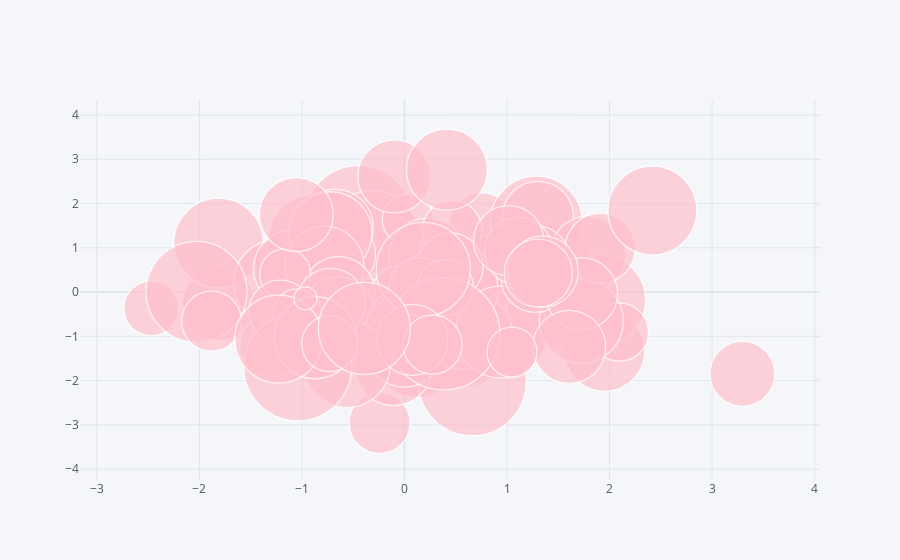

Write notebook code for a chart like this one.
### Code cell
df.iplot(kind='bubble',x='A',y='B',size='C', color='pink')

### Figure 1 — Plotly figure (JSON) as saved in the notebook; plotly's stock layout.template omitted (floating-point values rounded to 4 significant figures)
{"data": [{"marker": {"color": ["pink", "pink", "pink", "pink", "pink", "pink", "pink", "pink", "pink", "pink", "pink", "pink", "pink", "pink", "pink", "pink", "pink", "pink", "pink", "pink", "pink", "pink", "pink", "pink", "pink", "pink", "pink", "pink", "pink", "pink", "pink", "pink", "pink", "pink", "pink", "pink", "pink", "pink", "pink", "pink", "pink", "pink", "pink", "pink", "pink", "pink", "pink", "pink", "pink", "pink", "pink", "pink", "pink", "pink", "pink", "pink", "pink", "pink", "pink", "pink", "pink", "pink", "pink", "pink", "pink", "pink", "pink", "pink", "pink", "pink", "pink", "pink", "pink", "pink", "pink", "pink", "pink", "pink", "pink", "pink", "pink", "pink", "pink", "pink", "pink", "pink", "pink", "pink", "pink", "pink", "pink", "pink", "pink", "pink", "pink", "pink", "pink", "pink", "pink", "pink"], "line": {"width": 1.3}, "size": [82, 92, 91, 12, 75, 108, 69, 74, 66, 38, 88, 110, 97, 106, 73, 91, 57, 77, 109, 91, 75, 70, 56, 92, 62, 51, 90, 84, 81, 55, 53, 71, 64, 53, 81, 61, 84, 76, 89, 77, 69, 72, 76, 78, 58, 71, 35, 76, 81, 61, 101, 83, 54, 79, 95, 81, 72, 75, 79, 51, 63, 69, 92, 58, 72, 84, 39, 69, 73, 60, 70, 65, 66, 72, 54, 87, 69, 89, 68, 73, 48, 60, 70, 108, 63, 56, 112, 71, 94, 82, 81, 71, 88, 50, 59, 56, 23, 92, 74, 68], "symbol": "circle"}, "mode": "markers", "text": "", "type": "scatter", "x": [0.1821, 0.1144, 0.595, -0.3535, -0.4757, 0.6611, 1.092, -1.056, 0.7495, 0.579, 0.7317, -0.4487, -0.3217, 1.34, -1.816, 0.5314, -0.7423, 0.5332, 0.09913, -0.8889, -0.8071, 0.2262, 0.3385, 1.285, -1.305, 0.03166, -1.813, -0.376, 1.377, -2.468, 0.1658, 0.4586, 1.312, -0.4093, 1.948, -0.2431, -1.256, -1.101, 1.919, -0.1063, -0.6196, -0.8298, -0.6758, 0.228, 0.7649, 1.301, -0.04784, 1.789, 1.248, 0.763, -2.028, -0.7203, -0.05507, -0.7817, 0.446, 0.3213, -0.6426, -0.00271, 0.2114, -1.162, -1.211, 0.002392, 0.9477, 2.097, -0.6473, 1.724, -0.3054, 1.277, -0.09912, 0.4648, 1.908, 3.295, 0.4456, 1.726, -0.1137, -0.5605, -0.7195, 2.417, 1.112, 1.606, -1.047, -1.881, 1.016, -1.041, 0.1529, 0.399, 0.3833, 1.347, 0.1829, -0.87, 0.4133, 0.07694, -1.227, 1.049, 0.2734, -0.7294, -0.9663, -0.3916, -1.055, 1.305], "y": [-0.02019, -1.344, -1.111, 1.836, -0.625, -2.024, -0.8602, 0.1649, 1.495, 0.373, 0.1593, 1.615, 1.189, 0.3649, -0.2771, -0.7186, 0.7932, -0.6948, -0.6729, 1.169, -0.4123, 0.1978, -0.1667, 1.579, -1.204, 1.639, 1.109, -0.6721, -0.3139, -0.3669, 0.4065, -0.2257, -0.4376, -0.2625, -1.329, -2.954, 0.2193, 0.534, -0.1781, -1.694, 0.8454, -0.447, 1.465, 0.7911, -0.8297, 1.698, -0.9594, 0.8589, 0.5958, 0.5813, 0.006948, 1.329, -0.02364, 0.5988, 0.0835, -0.5468, -0.008976, -1.301, -0.2028, 0.4015, -0.4426, -0.6585, -0.9034, -0.9053, -0.4619, -0.6548, -1.086, 0.3217, 2.613, 1.393, 0.992, -1.845, 0.5895, -0.0356, -0.791, -1.626, -0.2433, 1.841, 0.9218, -1.239, -0.4681, -0.6564, 1.162, -1.687, 0.06782, 0.1025, -0.9442, 0.4646, 0.5151, -1.031, 2.766, -1.077, -1.063, -1.354, -1.187, -1.165, -0.1422, -0.8215, 1.752, 0.4285]}], "layout": {"legend": {"bgcolor": "#F5F6F9", "font": {"color": "#4D5663"}}, "paper_bgcolor": "#F5F6F9", "plot_bgcolor": "#F5F6F9", "title": {"font": {"color": "#4D5663"}}, "xaxis": {"gridcolor": "#E1E5ED", "showgrid": true, "tickfont": {"color": "#4D5663"}, "title": {"font": {"color": "#4D5663"}, "text": ""}, "zerolinecolor": "#E1E5ED"}, "yaxis": {"gridcolor": "#E1E5ED", "showgrid": true, "tickfont": {"color": "#4D5663"}, "title": {"font": {"color": "#4D5663"}, "text": ""}, "zerolinecolor": "#E1E5ED"}}}
